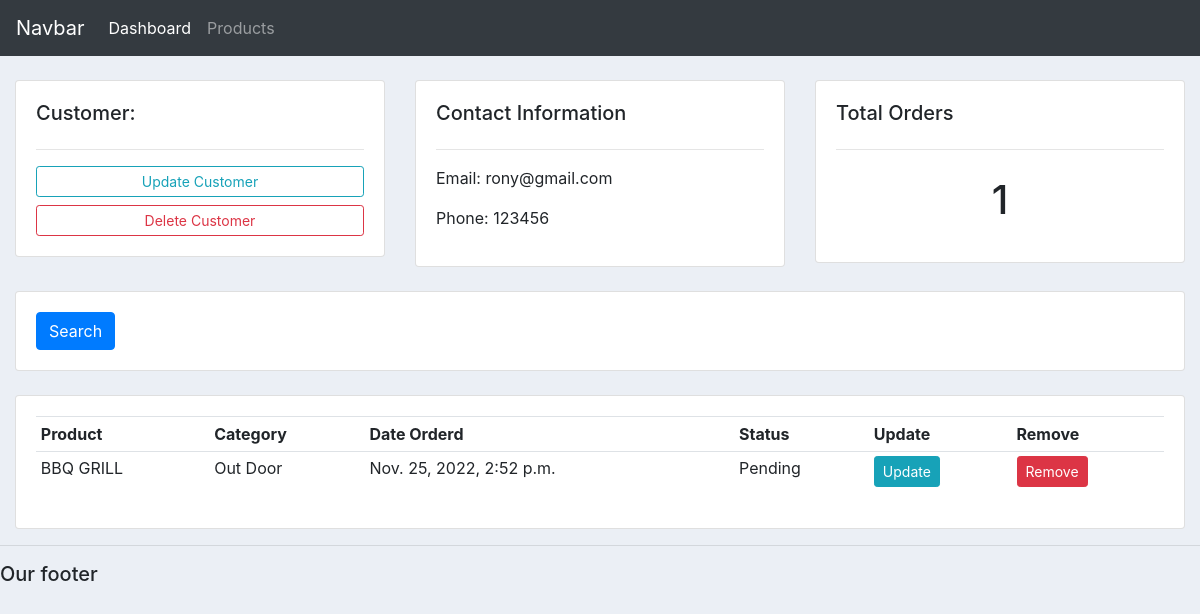
The app's page /customer/2/ with its own data.
### myapp/models.py (models this page shows, shortened)
class Customer(models.Model):
    name = models.CharField(max_length=50, null = True)
    phone = models.CharField(max_length=20, null = True)
    email = models.CharField(max_length=30, null = True)
    date_created = models.DateTimeField(auto_now_add=True, null = True)

class Order(models.Model):
    STATUS = (
        ('Pending', 'Pending'),
        ('Out for delivery', 'Out for delivery'),
        ('Delivered', 'Delivered'),
    )
    customer = models.ForeignKey(Customer, null =True, on_delete=models.SET_NULL)
    product = models.ForeignKey(Product, null =True, on_delete=models.SET_NULL)
    date_created = models.DateTimeField(auto_now_add=True, null = True)
    status = models.CharField(max_length=50, null = True, choices=STATUS)

class Product(models.Model):
    CATEGORY = (
        ('Indoor', 'Indoor'),
        ('Out Door', 'Out Door'),
    )
    name = models.CharField(max_length=50, null = True)
    price = models.FloatField(null = True)
    category = models.CharField(max_length=50, null = True, choices=CATEGORY)
    description =models.CharField(max_length=50, null = True, blank= True)
    date_created = models.DateTimeField(auto_now_add=True, null = True)
    tags = models.ManyToManyField(Tag)
    def __str__(self):
        return self.name

### myapp/views.py (the view)
# urls.py: path('customer/<str:pk>/',views.customer, name = "customer"),
def customer(request,pk):
    customer= Customer.objects.get(id=pk)
    orders= customer.order_set.all()
    order_count= orders.count()
    diction= {'customer': customer,
             'orders':orders,
             'order_count':order_count
             }
    return render(request, 'myapp/customer.html', context= diction)

### templates/myapp/customer.html
{%  extends 'myapp/main.html' %}
{% block content %}
	<br>
<div class="row">
	<div class="col-md">
		<div class="card card-body">
			<h5>Customer:</h5>
			<hr>
			<a class="btn btn-outline-info  btn-sm btn-block" href="">Update Customer</a>
			<a class="btn btn-outline-danger  btn-sm btn-block" href="">Delete Customer</a>
		</div>
	</div>
	<div class="col-md">
		<div class="card card-body">
			<h5>Contact Information</h5>
			<hr>
			<p>Email: {{customer.email}} </p>
			<p>Phone: {{customer.phone}}</p>
		</div>
	</div>
	<div class="col-md">
		<div class="card card-body">
			<h5>Total Orders</h5>
			<hr>
			<h1 style="text-align: center;padding: 10px">{{ order_count}}</h1>
		</div>
	</div>
</div>
<br>
<div class="row">
	<div class="col">
		<div class="card card-body">
			<form method="get">
		    <button class="btn btn-primary" type="submit">Search</button>
		  </form>
		</div>
	</div>
</div>
<br>
<div class="row">
	<div class="col-md">
		<div class="card card-body">
			<table class="table table-sm">
				<tr>
					<th>Product</th>
					<th>Category</th>
					<th>Date Orderd</th>
					<th>Status</th>
					<th>Update</th>
					<th>Remove</th>
				</tr>
				{% for order in orders %}
				<tr>
					<td>{{order.product}}</td>
					<td>{{order.product.category}}</td>
					<td>{{order.date_created}}</td>
					<td>{{order.status}}</td>
					<td><a class="btn btn-sm btn-info"  href="">Update</a></td>
					<td><a class="btn btn-sm btn-danger" href="">Remove</a></td>
				</tr>
				{% endfor %}
			</table>
		</div>
	</div>
</div>
{% endblock %}

### static/css/main.css (style rules this page uses)
body { background-color: #ebeff5; }

### records on screen
Customer: email "rony@gmail.com", phone "123456"
Order: product "BBQ GRILL", product.category "Out Door", date_created "Nov. 25, 2022, 2:52 p.m.", status "Pending"

### other values on screen
{{ order_count }} "1"
